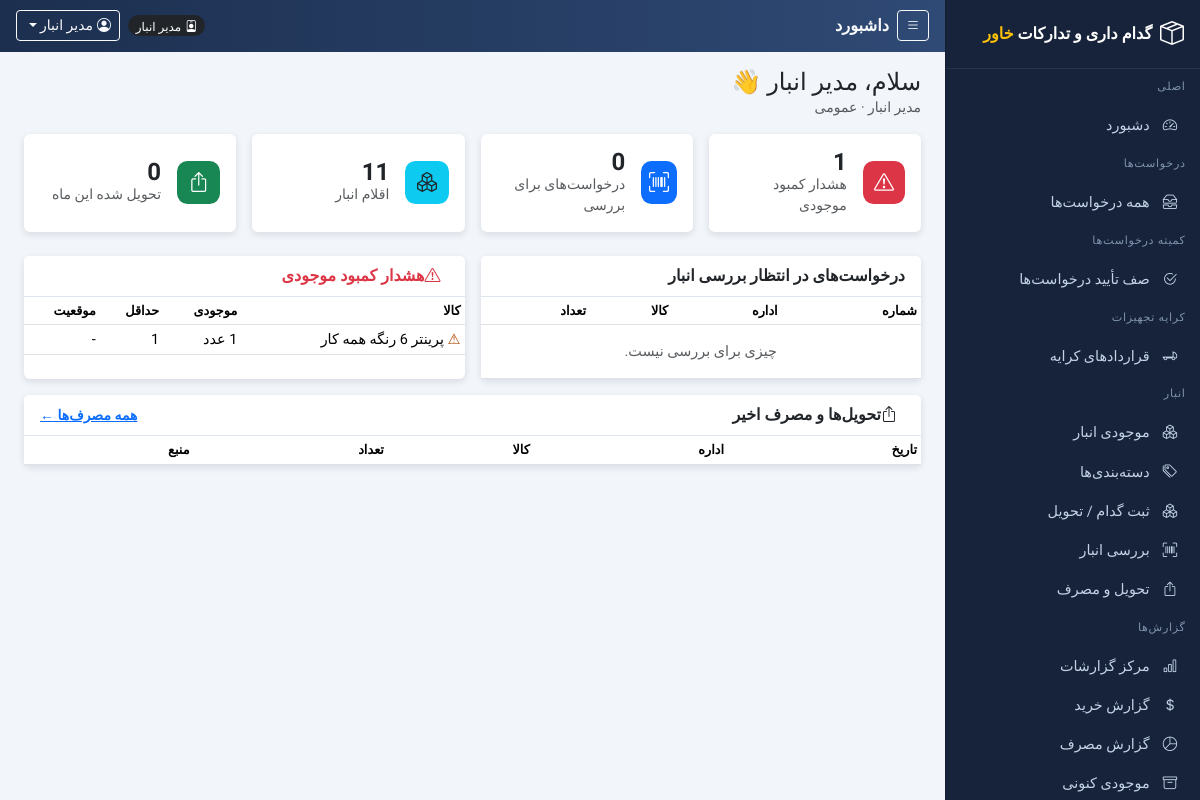
Screenshot of /index.php (signed in) with the database file from the repository.
### tables this page shows
CREATE TABLE `users` (
  `id` int(10) UNSIGNED NOT NULL,
  `username` varchar(50) NOT NULL,
  `password` varchar(255) NOT NULL COMMENT 'bcrypt hash (password_hash)',
  `name` varchar(100) NOT NULL,
  `role` enum('employee','procurement_manager','warehouse_manager','gate_security','committee','general_manager','finance','admin') NOT NULL DEFAULT 'employee',
  `department_id` int(10) UNSIGNED DEFAULT NULL,
  `email` varchar(120) DEFAULT NULL,
  `phone` varchar(30) DEFAULT NULL,
  `status` tinyint(1) NOT NULL DEFAULT 1,
  `created_at` timestamp NOT NULL DEFAULT current_timestamp()
);

CREATE TABLE `warehouse_items` (
  `id` int(10) UNSIGNED NOT NULL,
  `name` varchar(150) NOT NULL,
  `category_id` int(10) UNSIGNED DEFAULT NULL,
  `quantity` decimal(12,2) NOT NULL DEFAULT 0.00,
  `unit` varchar(20) NOT NULL DEFAULT 'pcs',
  `location` varchar(60) DEFAULT NULL,
  `min_stock` decimal(12,2) NOT NULL DEFAULT 0.00,
  `notes` text DEFAULT NULL,
  `created_at` timestamp NOT NULL DEFAULT current_timestamp(),
  `updated_at` timestamp NOT NULL DEFAULT current_timestamp() ON UPDATE current_timestamp()
);

### includes/functions.php (called while the page is built, shortened)
<?php
require_once __DIR__ . '/config.php';
function h($s)
{
    return htmlspecialchars((string)($s ?? ''), ENT_QUOTES);
}
function fetch_one($sql)
{
    global $conn;
    $r = $conn->query($sql);
    return ($r && $r->num_rows) ? $r->fetch_assoc() : null;
}
function fetch_all($sql)
{
    global $conn;
    $r = $conn->query($sql);
    if (method_exists($r, 'fetch_all')) { return $r->fetch_all(MYSQLI_ASSOC); }
    $rows = [];
    return $rows;
}
function xnum($n)
{
    $v = (float)($n ?? 0);
    return number_format($v, $v === floor($v) ? 0 : 2);
}
function role_label($r)
{
    $map = [
        'employee' => 'کارمند', 'procurement_manager' => 'مدیر خرید',
        'warehouse_manager' => 'مدیر انبار', 'gate_security' => 'امنیت گیت',
        'committee' => 'مسئول / عضو کمیته', 'general_manager' => 'مدیر عمومی',
        'finance' => 'مدیر مالی', 'contracting_manager' => 'مسئول امور قراردادی',
        'admin' => 'مدیر سیستم',
    ];
    return $map[$r] ?? $r;
}
function _units()
{
    return [
        'pcs' => 'عدد', 'bag' => 'کیسه', 'ton' => 'تن', 'kg' => 'کیلوگرم',
        'ream' => 'دسته', 'roll' => 'رول', 'liter' => 'لیتر', 'set' => 'ست',
        'pair' => 'جفت', 'box' => 'جعبه', 'coil' => 'کلاف', 'meter' => 'متر',
    ];
}
function unit_label($u)
{
    $map = _units();
    return $map[$u] ?? $u;
}

### includes/auth.php (called while the page is built, shortened)
<?php
require_once __DIR__ . '/functions.php';
function current_user()
{
    $u = fetch_one(
        'SELECT u.*, d.name AS department_name ' .
        'FROM users u LEFT JOIN departments d ON d.id = u.department_id ' .
        'WHERE u.id = ' . (int)$_SESSION['user_id'] . ' AND u.status = 1'
    );
    return $u;
}
function require_login()
{
    $u = current_user();
    return $u;
}

### index.php (the view, shortened to what this page needs)
<?php
require_once __DIR__ . '/includes/auth.php';
$user = require_login();
$page_title = 'داشبورد';
$role = $user['role'];
$fm  = date('Y-m-01');
$cards = [];
if ($role === 'employee') {
    $s = fetch_one("SELECT COUNT(*) total,
         SUM(status='pending') pending,
         SUM(status IN ('committee_review','warehouse_check','purchase_required','quotation_pending','committee_pending','approved','purchased','received')) progress,
         SUM(status='completed') done,
         SUM(status='closed') closed
         FROM procurement_requests WHERE requested_by = " . (int)$user['id']);
    $cards = [
        ['درخواست‌های من',         (string)$s['total'],    'bi-inboxes',        'bg-primary'],
        ['در حال پیشرفت',         (string)$s['progress'], 'bi-arrow-repeat',   'bg-warning text-dark'],
        ['کامل شده',              (string)$s['done'],     'bi-check2-circle',  'bg-success'],
        ['بسته شده به‌عنوان غیرضروری', (string)$s['closed'], 'bi-x-circle',   'bg-secondary'],
    ];
} elseif ($role === 'warehouse_manager') {
    $s = fetch_one("SELECT
         (SELECT COUNT(*) FROM warehouse_items WHERE quantity <= min_stock) AS low_stock,
         (SELECT COUNT(*) FROM procurement_requests WHERE status='warehouse_check') AS to_check,
         (SELECT COUNT(*) FROM warehouse_items) AS items,
         (SELECT COALESCE(SUM(quantity),0) FROM consumptions WHERE delivery_date >= '$fm') AS issued_m");
    $cards = [
        ['هشدار کمبود موجودی',        (string)$s['low_stock'],   'bi-exclamation-triangle', 'bg-danger'],
        ['درخواست‌های برای بررسی',     (string)$s['to_check'],    'bi-upc-scan',            'bg-primary'],
        ['اقلام انبار',               (string)$s['items'],       'bi-boxes',               'bg-info text-dark'],
        ['تحویل شده این ماه',          xnum($s['issued_m']),      'bi-box-arrow-up',        'bg-success'],
    ];
}
require_once __DIR__ . '/includes/header.php';
?>
<div class="page-title-row mb-3">
  <div>
    <h4 class="mb-0">سلام، <?php echo h($user['name']); ?> &#128075;</h4>
    <div class="text-muted small"><?php echo h(role_label($role)); ?> &middot; <?php echo h($user['department_name'] ?? 'عمومی'); ?></div>
  </div>
</div>
<div class="row g-3 mb-4">
  <?php foreach ($cards as $c): ?>
  <div class="col-sm-6 col-xl-3">
    <div class="card h-100">
      <div class="card-body d-flex align-items-center gap-3">
        <div class="stat-icon <?php echo h($c[3]); ?>"><i class="bi <?php echo h($c[2]); ?>"></i></div>
        <div>
          <div class="fs-4 fw-bold lh-1"><?php echo $c[1]; ?></div>
          <div class="text-muted small"><?php echo h($c[0]); ?></div>
        </div>
      </div>
    </div>
  </div>
  <?php endforeach; ?>
</div>
<?php
$dashFrag = [
    'employee' => 'employee', 'procurement_manager' => 'procurement_manager',
    'warehouse_manager' => 'warehouse_manager', 'gate_security' => 'gate_security',
    'committee' => 'committee', 'general_manager' => 'general_manager',
    'admin' => 'admin',
];
require __DIR__ . '/includes/dash_' . ($dashFrag[$role] ?? 'general_manager') . '.php';
?>
<?php require_once __DIR__ . '/includes/footer.php'; ?>

### includes/header.php (shortened to what this page needs)
<?php
require_once __DIR__ . '/auth.php';
$me = $user ?? current_user();
$page_title = $page_title ?? 'Dashboard';
$base = BASE_URL;
?>
<!DOCTYPE html>
<html lang="fa" dir="rtl">
<head>
<link rel="stylesheet" href="https://cdn.jsdelivr.net/npm/bootstrap@5.3.3/dist/css/bootstrap.min.css">
<link rel="stylesheet" href="https://cdn.jsdelivr.net/npm/bootstrap-icons@1.11.3/font/bootstrap-icons.min.css">
<link rel="stylesheet" href="<?php echo $base; ?>/assets/css/style.css">
</head>
<body class="app-rtl">
<div class="app-shell">
  <div class="app-main">
    <header class="app-topbar">
      <div class="d-flex align-items-center text-light gap-2">
        <button class="btn btn-sm btn-outline-light" type="button" onclick="toggleSidebar()"><i class="bi bi-list"></i></button>
        <div class="topbar-title"><?php echo h($page_title); ?></div>
      </div>
      <div class="d-flex align-items-center text-light gap-2">
        <span class="badge text-bg-dark rounded-pill"><i class="bi bi-person-badge ms-1"></i><?php echo h(role_label($me['role'])); ?></span>
        <div class="dropdown">
          <button class="btn btn-sm btn-outline-light dropdown-toggle" type="button" data-bs-toggle="dropdown" aria-expanded="false">
            <i class="bi bi-person-circle ms-1"></i><?php echo h($me['name']); ?>
          </button>
        </div>
      </div>
    </header>
    <main class="app-content container-fluid px-3 px-xl-4 pt-3">

### includes/dash_warehouse_manager.php (shortened to what this page needs)
<?php
$check  = fetch_all("SELECT r.id, r.request_no, d.name dept, r.item_name, r.quantity, r.unit FROM procurement_requests r
  JOIN departments d ON d.id=r.department_id WHERE r.status='warehouse_check' ORDER BY r.id DESC LIMIT 6");
$low    = fetch_all("SELECT w.name, w.quantity, w.unit, w.min_stock, w.location FROM warehouse_items w
  WHERE w.quantity <= w.min_stock ORDER BY (w.quantity - w.min_stock) ASC LIMIT 8");
?>
<div class="row g-3 mb-3">
  <div class="col-lg-6">
    <div class="card h-100">
      <div class="card-header">درخواست‌های در انتظار بررسی انبار</div>
      <div class="table-responsive"><table class="table table-sm table-hover align-middle mb-0">
        <thead><tr><th>شماره</th><th>اداره</th><th>کالا</th><th>تعداد</th></tr></thead>
        <tbody>
        <?php if (count($check) === 0): ?><tr><td colspan="4" class="text-center text-muted py-3">چیزی برای بررسی نیست.</td></tr><?php endif; ?>
        </tbody>
      </table></div>
    </div>
  </div>
  <div class="col-lg-6">
    <div class="card h-100">
      <div class="card-header text-danger"><i class="bi bi-exclamation-triangle me-2"></i>هشدار کمبود موجودی</div>
      <div class="table-responsive"><table class="table table-sm table-hover align-middle mb-0">
        <thead><tr><th>کالا</th><th>موجودی</th><th>حداقل</th><th>موقعیت</th></tr></thead>
        <tbody>
        <?php foreach ($low as $w): ?>
          <tr class="low-stock"><td><?php echo h($w['name']); ?></td>
              <td><?php echo xnum($w['quantity']); ?> <?php echo h(unit_label($w['unit'])); ?></td>
              <td><?php echo xnum($w['min_stock']); ?></td>
              <td><?php echo h($w['location'] ?? '-'); ?></td></tr>
        <?php endforeach; ?>
        </tbody>
      </table></div>
    </div>
  </div>
</div>
<div class="card mb-4">
  <div class="card-header d-flex justify-content-between align-items-center">
    <span><i class="bi bi-box-arrow-up me-2"></i>تحویل‌ها و مصرف اخیر</span>
    <a class="small" href="<?php echo $base; ?>/consumptions/list.php">همه مصرف‌ها &larr;</a>
  </div>
  <div class="table-responsive"><table class="table table-sm table-hover align-middle mb-0">
    <thead><tr><th>تاریخ</th><th>اداره</th><th>کالا</th><th>تعداد</th><th>منبع</th></tr></thead>
  </table></div>
</div>

### assets/css/style.css (style rules this page uses)
:root { --pwms-sidebar-bg: #16233a; --pwms-topbar-bg: linear-gradient(90deg, #1c2f4f, #2f4a75); --pwms-content-bg: #f2f5f9; --pwms-accent: #e9a13c; }
body, .form-control, .form-select, .btn, .table, .dropdown-menu, .alert, input, select, textarea, button, .nav-link, .card-header, .card-body { font-family: 'Vazirmatn', 'Segoe UI', Tahoma, Arial, sans-serif; }
[dir="rtl"] .ms-1 { margin-left: .25rem !important; margin-right: 0 !important; }
[dir="rtl"] .me-2 { margin-right: .5rem !important; margin-left: 0 !important; }
.app-shell { display: flex; min-height: 100vh; }
.app-main { flex: 1 1 auto; min-width: 0; background: var(--pwms-content-bg); order: 1; }
.app-topbar { background: var(--pwms-topbar-bg); color: #fff; position: sticky; top: 0; z-index: 1030; display: flex; align-items: center; gap: 1rem; padding: .65rem 1rem; justify-content: space-between; direction: rtl; flex-direction: row; }
.topbar-title { font-size: 1.02rem; font-weight: 600; }
.app-content { min-height: calc(100vh - 55px); }
.card { border: 0; box-shadow: 0 .15rem .45rem rgba(28,45,75,.12); }
.card .card-header { font-weight: 600; background: #fff; border-bottom: 1px solid #dee5ec; }
.page-title-row { display: flex; align-items: center; justify-content: space-between; flex-wrap: wrap; gap: .5rem; }
.stat-icon { width: 2.7rem; height: 2.7rem; display: inline-flex; align-items: center; justify-content: center; border-radius: .65rem; color: #fff; font-size: 1.25rem; }
.table { --bs-table-hover-bg: #eef2f7; font-size: .9rem; }
.table th { white-space: nowrap; }
.table-sm th { font-size: .8rem; }
tr.low-stock { background: #fdeaea !important; }
tr.low-stock td:first-child::before { content: '⚠ '; color: #b34700; }
.badge { font-weight: 500; font-size: .75rem; }

### rows the page displays
users: role "مدیر انبار", name "مدیر انبار"
warehouse_items: name "پرینتر 6 رنگه همه کار", unit "عدد", min_stock "1", location "-"

### other values shown
$page_title "داشبورد"
$user['department_name'] "عمومی"
$c[1] "1"
$c[0] "هشدار کمبود موجودی"
$c[1] "0"
$c[0] "درخواست‌های برای بررسی"
$c[1] "11"
$c[0] "اقلام انبار"
$c[0] "تحویل شده این ماه"
